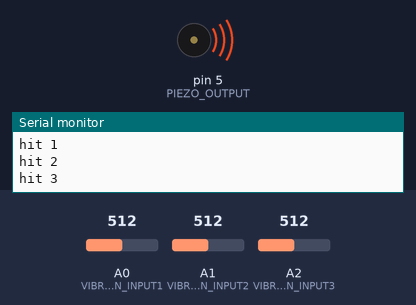
The sketch below on a simulated Arduino Uno, built with avr-gcc and run on an emulated ATmega328P. Parts: buzzer (waves = sounding), the last lines printed to the serial monitor. Inputs (shaded band) come from the test bench; at power-on: A0 (VIBRATION_INPUT1) = 512, A1 (VIBRATION_INPUT2) = 512, A2 (VIBRATION_INPUT3) = 512.

Above: at 0.05 s.
At 1.2 s:
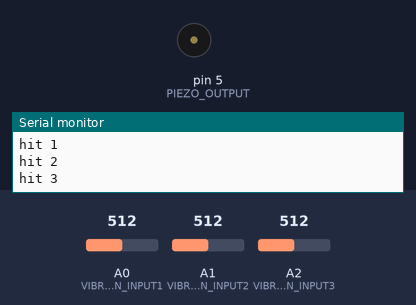
1.3 s: A0 (VIBRATION_INPUT1) set to 716
At 1.8 s:
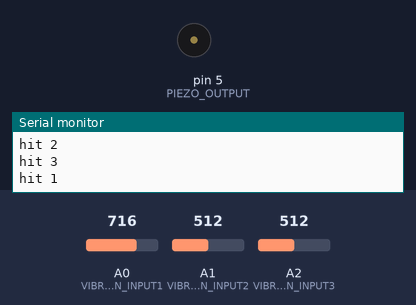
Timing chart, 0 to 4.3 s (numbered marks = the images above; inputs shaded):
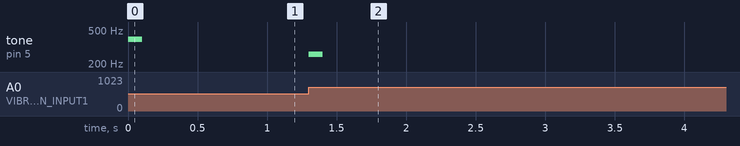

The sketch:

sketch_16.1.FingerDrum.ino
```cpp
#define VIBRATION_INPUT1  A0
#define VIBRATION_INPUT2  A1
#define VIBRATION_INPUT3  A2

#define PIEZO_OUTPUT 5

int previsou_value1 = 0;
int previsou_value2 = 0;
int previsou_value3 = 0;
const int threshold = 20;

void setup() {
  // put your setup code here, to run once:
  Serial.begin(9600);
  pinMode(PIEZO_OUTPUT, OUTPUT);
}

void loop() {
  // put your main code here, to run repeatedly:
  int val1 = analogRead(VIBRATION_INPUT1);
  int val2 = analogRead(VIBRATION_INPUT2);
  int val3 = analogRead(VIBRATION_INPUT3);

  bool hitted = false;
  if (previsou_value1 + threshold < val1)
  {
    Serial.println("hit 1");
    tone(PIEZO_OUTPUT, 261); // C
    hitted = true;
  }
  if (previsou_value2 + threshold < val2)
  {
    Serial.println("hit 2");
    tone(PIEZO_OUTPUT, 330); // e
    //delay(100);
    //noTone(PIEZO_OUTPUT);
    hitted = true;
  }
  if (previsou_value3 + threshold < val3)
  {
    Serial.println("hit 3");
    tone(PIEZO_OUTPUT, 392); // F
    //delay(100);
    //noTone(PIEZO_OUTPUT);
    hitted = true;
  }

  if (hitted) {
    delay(100);
    noTone(PIEZO_OUTPUT);
  }

    previsou_value1 = val1;
    previsou_value2 = val2;
    previsou_value3 = val3;
}
```

Measured:
- after the input at 1.3 s, tone on pin 5 (PIEZO_OUTPUT): silent → 261 Hz at once, → silent 0.10 s later
